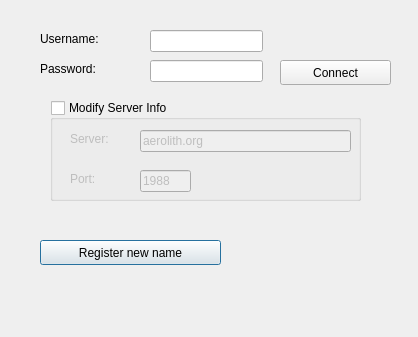
<ui version="4.0" >
 <class>loginForm</class>
 <widget class="QDialog" name="loginForm" >
  <property name="geometry" >
   <rect>
    <x>0</x>
    <y>0</y>
    <width>418</width>
    <height>337</height>
   </rect>
  </property>
  <property name="windowTitle" >
   <string>Aerolith Login</string>
  </property>
  <widget class="QLabel" name="connectStatusLabel" >
   <property name="geometry" >
    <rect>
     <x>30</x>
     <y>290</y>
     <width>351</width>
     <height>16</height>
    </rect>
   </property>
   <property name="text" >
    <string/>
   </property>
  </widget>
  <widget class="QStackedWidget" name="stackedWidget" >
   <property name="geometry" >
    <rect>
     <x>20</x>
     <y>20</y>
     <width>371</width>
     <height>261</height>
    </rect>
   </property>
   <property name="currentIndex" >
    <number>0</number>
   </property>
   <widget class="QWidget" name="page" >
    <widget class="QLabel" name="label" >
     <property name="geometry" >
      <rect>
       <x>20</x>
       <y>10</y>
       <width>81</width>
       <height>17</height>
      </rect>
     </property>
     <property name="text" >
      <string>Username:</string>
     </property>
    </widget>
    <widget class="QLabel" name="label_2" >
     <property name="geometry" >
      <rect>
       <x>20</x>
       <y>40</y>
       <width>81</width>
       <height>17</height>
      </rect>
     </property>
     <property name="text" >
      <string>Password:</string>
     </property>
    </widget>
    <widget class="QLineEdit" name="passwordLE" >
     <property name="geometry" >
      <rect>
       <x>130</x>
       <y>40</y>
       <width>113</width>
       <height>22</height>
      </rect>
     </property>
     <property name="maxLength" >
      <number>16</number>
     </property>
     <property name="echoMode" >
      <enum>QLineEdit::Password</enum>
     </property>
    </widget>
    <widget class="QGroupBox" name="groupBox" >
     <property name="geometry" >
      <rect>
       <x>30</x>
       <y>80</y>
       <width>311</width>
       <height>101</height>
      </rect>
     </property>
     <property name="title" >
      <string>Modify Server Info</string>
     </property>
     <property name="checkable" >
      <bool>true</bool>
     </property>
     <property name="checked" >
      <bool>false</bool>
     </property>
     <widget class="QLabel" name="label_3" >
      <property name="geometry" >
       <rect>
        <x>20</x>
        <y>30</y>
        <width>61</width>
        <height>17</height>
       </rect>
      </property>
      <property name="text" >
       <string>Server:</string>
      </property>
     </widget>
     <widget class="QLabel" name="label_4" >
      <property name="geometry" >
       <rect>
        <x>20</x>
        <y>70</y>
        <width>61</width>
        <height>17</height>
       </rect>
      </property>
      <property name="text" >
       <string>Port:</string>
      </property>
     </widget>
     <widget class="QLineEdit" name="serverLE" >
      <property name="geometry" >
       <rect>
        <x>90</x>
        <y>30</y>
        <width>211</width>
        <height>22</height>
       </rect>
      </property>
      <property name="text" >
       <string>aerolith.org</string>
      </property>
     </widget>
     <widget class="QLineEdit" name="portLE" >
      <property name="geometry" >
       <rect>
        <x>90</x>
        <y>70</y>
        <width>51</width>
        <height>22</height>
       </rect>
      </property>
      <property name="text" >
       <string>1988</string>
      </property>
      <property name="maxLength" >
       <number>5</number>
      </property>
     </widget>
    </widget>
    <widget class="QPushButton" name="registerPushButton" >
     <property name="geometry" >
      <rect>
       <x>20</x>
       <y>220</y>
       <width>181</width>
       <height>25</height>
      </rect>
     </property>
     <property name="text" >
      <string>Register new name</string>
     </property>
    </widget>
    <widget class="QPushButton" name="loginPushButton" >
     <property name="geometry" >
      <rect>
       <x>260</x>
       <y>40</y>
       <width>111</width>
       <height>25</height>
      </rect>
     </property>
     <property name="text" >
      <string>Connect</string>
     </property>
    </widget>
    <widget class="QLineEdit" name="usernameLE" >
     <property name="geometry" >
      <rect>
       <x>130</x>
       <y>10</y>
       <width>113</width>
       <height>22</height>
      </rect>
     </property>
     <property name="maxLength" >
      <number>16</number>
     </property>
    </widget>
   </widget>
   <widget class="QWidget" name="page_2" >
    <widget class="QLabel" name="label_5" >
     <property name="geometry" >
      <rect>
       <x>20</x>
       <y>40</y>
       <width>118</width>
       <height>17</height>
      </rect>
     </property>
     <property name="text" >
      <string>Desired Username:</string>
     </property>
    </widget>
    <widget class="QLabel" name="label_6" >
     <property name="geometry" >
      <rect>
       <x>60</x>
       <y>70</y>
       <width>71</width>
       <height>16</height>
      </rect>
     </property>
     <property name="text" >
      <string>Password:</string>
     </property>
    </widget>
    <widget class="QLabel" name="label_7" >
     <property name="geometry" >
      <rect>
       <x>20</x>
       <y>100</y>
       <width>121</width>
       <height>16</height>
      </rect>
     </property>
     <property name="text" >
      <string>Reenter password:</string>
     </property>
    </widget>
    <widget class="QLineEdit" name="desiredUsernameLE" >
     <property name="geometry" >
      <rect>
       <x>150</x>
       <y>40</y>
       <width>151</width>
       <height>20</height>
      </rect>
     </property>
     <property name="maxLength" >
      <number>16</number>
     </property>
    </widget>
    <widget class="QLineEdit" name="desiredSecondPasswordLE" >
     <property name="geometry" >
      <rect>
       <x>150</x>
       <y>100</y>
       <width>151</width>
       <height>20</height>
      </rect>
     </property>
     <property name="maxLength" >
      <number>16</number>
     </property>
     <property name="echoMode" >
      <enum>QLineEdit::Password</enum>
     </property>
    </widget>
    <widget class="QLineEdit" name="desiredFirstPasswordLE" >
     <property name="geometry" >
      <rect>
       <x>150</x>
       <y>70</y>
       <width>151</width>
       <height>20</height>
      </rect>
     </property>
     <property name="maxLength" >
      <number>16</number>
     </property>
     <property name="echoMode" >
      <enum>QLineEdit::Password</enum>
     </property>
    </widget>
    <widget class="QPushButton" name="submitRegPushButton" >
     <property name="geometry" >
      <rect>
       <x>210</x>
       <y>160</y>
       <width>109</width>
       <height>32</height>
      </rect>
     </property>
     <property name="text" >
      <string>Register</string>
     </property>
    </widget>
    <widget class="QPushButton" name="cancelRegPushButton" >
     <property name="geometry" >
      <rect>
       <x>210</x>
       <y>200</y>
       <width>109</width>
       <height>32</height>
      </rect>
     </property>
     <property name="text" >
      <string>Login Screen</string>
     </property>
    </widget>
   </widget>
  </widget>
 </widget>
 <tabstops>
  <tabstop>desiredUsernameLE</tabstop>
  <tabstop>desiredFirstPasswordLE</tabstop>
  <tabstop>desiredSecondPasswordLE</tabstop>
  <tabstop>submitRegPushButton</tabstop>
  <tabstop>cancelRegPushButton</tabstop>
  <tabstop>usernameLE</tabstop>
  <tabstop>passwordLE</tabstop>
  <tabstop>loginPushButton</tabstop>
  <tabstop>groupBox</tabstop>
  <tabstop>serverLE</tabstop>
  <tabstop>portLE</tabstop>
  <tabstop>registerPushButton</tabstop>
 </tabstops>
 <resources/>
 <connections/>
</ui>
